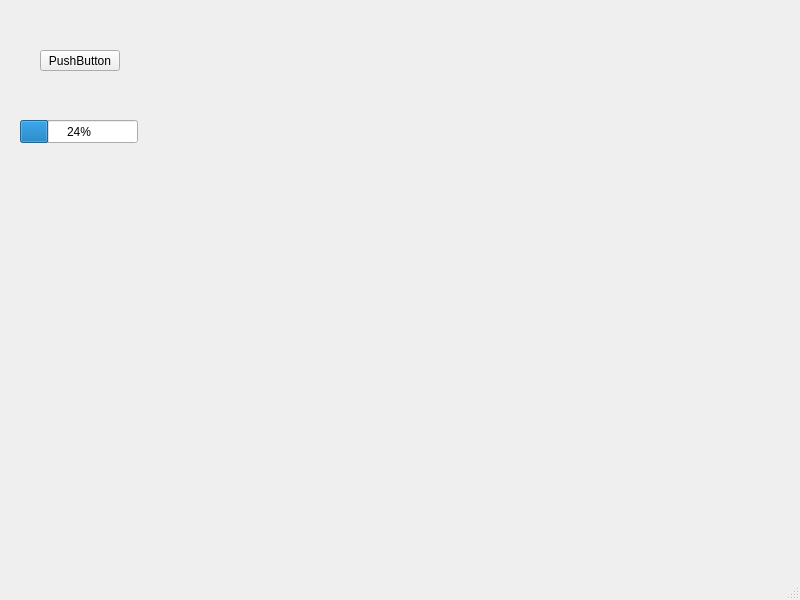
<?xml version="1.0" encoding="UTF-8"?>
<ui version="4.0">
 <class>MainWindow</class>
 <widget class="QMainWindow" name="MainWindow">
  <property name="geometry">
   <rect>
    <x>0</x>
    <y>0</y>
    <width>800</width>
    <height>600</height>
   </rect>
  </property>
  <property name="windowTitle">
   <string>MainWindow</string>
  </property>
  <widget class="QWidget" name="centralwidget">
   <widget class="QPushButton" name="pushButton">
    <property name="geometry">
     <rect>
      <x>40</x>
      <y>50</y>
      <width>80</width>
      <height>21</height>
     </rect>
    </property>
    <property name="text">
     <string>PushButton</string>
    </property>
   </widget>
   <widget class="QProgressBar" name="progressBar">
    <property name="geometry">
     <rect>
      <x>20</x>
      <y>120</y>
      <width>118</width>
      <height>23</height>
     </rect>
    </property>
    <property name="value">
     <number>24</number>
    </property>
   </widget>
  </widget>
  <widget class="QMenuBar" name="menubar">
   <property name="geometry">
    <rect>
     <x>0</x>
     <y>0</y>
     <width>800</width>
     <height>17</height>
    </rect>
   </property>
  </widget>
  <widget class="QStatusBar" name="statusbar"/>
 </widget>
 <resources/>
 <connections/>
</ui>
